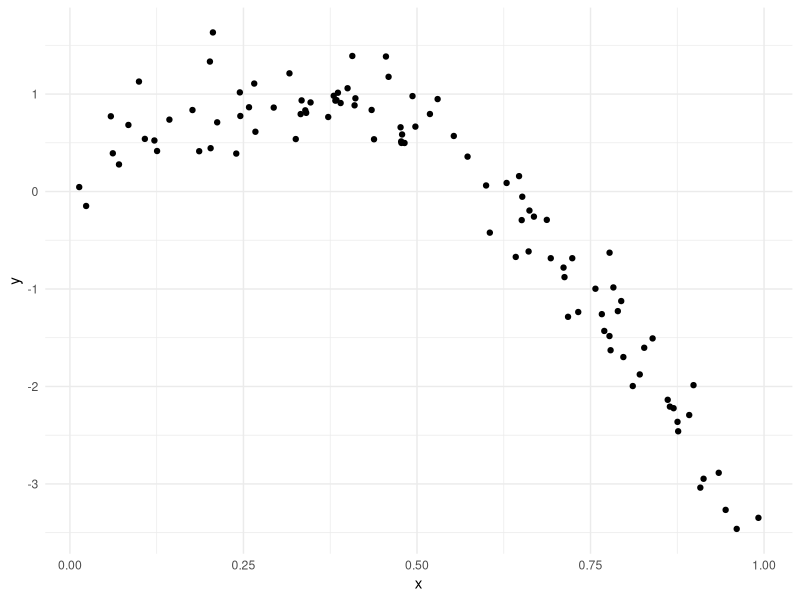
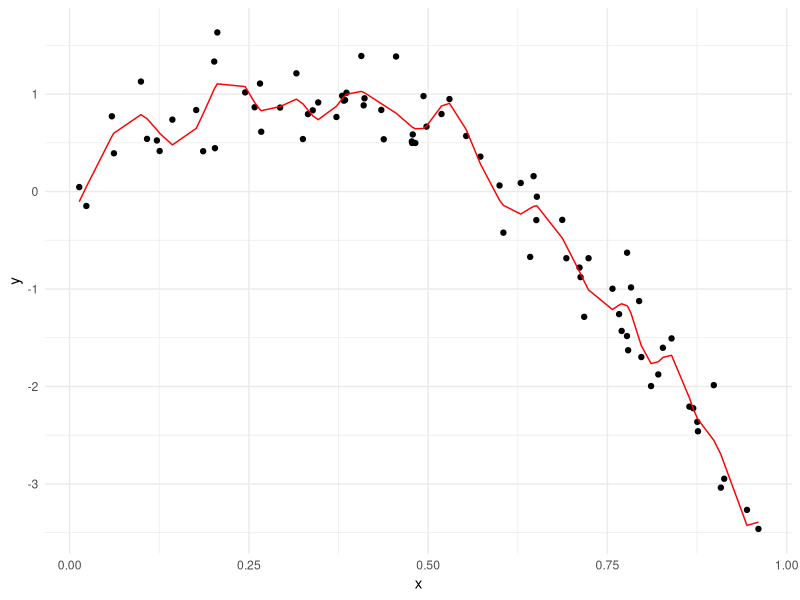
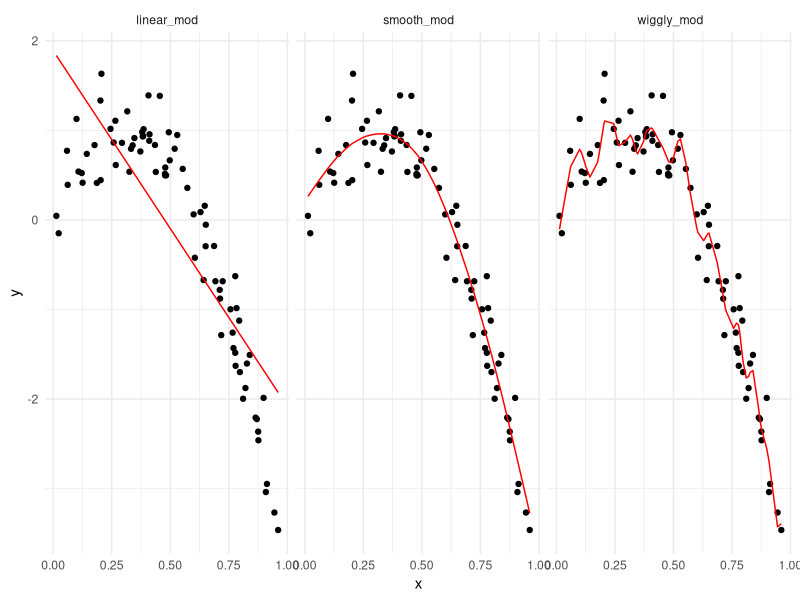
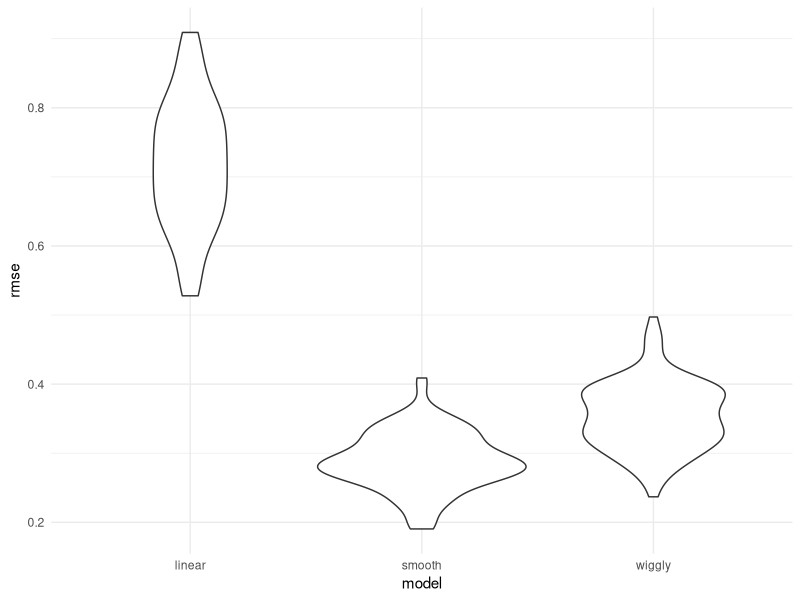

These figures' R source, in order:
## ---- chunk 1
library(tidyverse)
library(modelr)
library(mgcv)

knitr::opts_chunk$set(
  fig.width = 6,
  fig.asp = .6,
  out.width = "90%"
)


theme_set(theme_minimal()+theme(legend.position = "bottom"))

options(
  ggplot2.continuous.colur = "viridis",
  ggplot2.continuous.fill = "viridis"
)

scale_colour_discrete = scale_colour_viridis_d
scale_fill_discrete = scale_fill_viridis_d


set.seed(1)
## ---- chunk 2

nonlin_df = 
  tibble(
    id = 1:100,
    x = runif(100,0,1),
    y = 1 - 10 * (x - .3)^2 + rnorm(100,0, .3)
  )
## ---- chunk 3
nonlin_df %>% 
  ggplot(aes(x = x, y = y))+
  geom_point()

## ---- chunk 4
train_df = sample_n(nonlin_df, size = 80)
test_df = anti_join(nonlin_df, train_df, by = "id")
## ---- chunk 5
linear_mod = lm(y ~ x, data = train_df)
smooth_mod = gam(y ~s(x), data = train_df)
wiggly_mod = gam(y ~ s(x, k = 30), sp = 10e-6, data = train_df)
## ---- chunk 6
train_df %>% 
  add_predictions(wiggly_mod) %>% 
  ggplot(aes(x = x, y = y))+
  geom_point() + 
  geom_line(aes(y = pred), color = "red")
## ---- chunk 7
train_df %>% 
  gather_predictions(linear_mod, smooth_mod, wiggly_mod) %>% 
  ggplot(aes(x = x, y = y))+
  geom_point() + 
  geom_line(aes(y = pred), color = "red")+
  facet_grid(. ~ model)
## ---- chunk 8
rmse(linear_mod, test_df)
rmse(smooth_mod, test_df)
rmse(wiggly_mod, test_df)
## ---- chunk 9
cv_df = 
  crossv_mc(nonlin_df, 100)
## ---- chunk 10
cv_df %>% pull(train) %>% .[[1]] %>% as_tibble()
cv_df %>% pull(test) %>% .[[1]] %>% as_tibble()

## ---- chunk 11
cv_df = 
  cv_df %>% 
  mutate(
    train = map(train, as_tibble),
    test = map(test, as_tibble)
  )
## ---- chunk 12
cv_df = 
  cv_df %>% 
  mutate(
    linear_mod = map(.x = train, ~lm(y ~ x, data = .x)),
    smooth_mod = map(.x = train, ~gam(y ~ s(x), data = .x)),
    wiggly_mod = map(.x = train, ~gam(y ~s(x, k =30), sp = 10e-6, data = .x))
  ) %>% 
  mutate(
    rmse_linear = map2_dbl(.x = linear_mod, .y = test, ~rmse(model = .x, data = .y)),
    rmse_smooth = map2_dbl(.x = smooth_mod, .y = test, ~rmse(model = .x, data = .y)),
    rmse_wiggly = map2_dbl(.x = wiggly_mod, .y = test, ~rmse(model = .x, data = .y))
  )
## ---- chunk 13
cv_df %>% 
  select(starts_with("rmse")) %>% 
  pivot_longer(
    everything(), 
    names_to = "model",
    values_to = "rmse",
    names_prefix = "rmse_"
  ) %>% 
  ggplot(aes(x = model, y = rmse))+
  geom_violin()
## ---- chunk 14
cv_df %>% 
  select(starts_with("rmse")) %>% 
  pivot_longer(
    everything(), 
    names_to = "model",
    values_to = "rmse",
    names_prefix = "rmse_"
  ) %>% 
  group_by(model) %>% 
  summarize(avg_rsme = mean(rmse))
